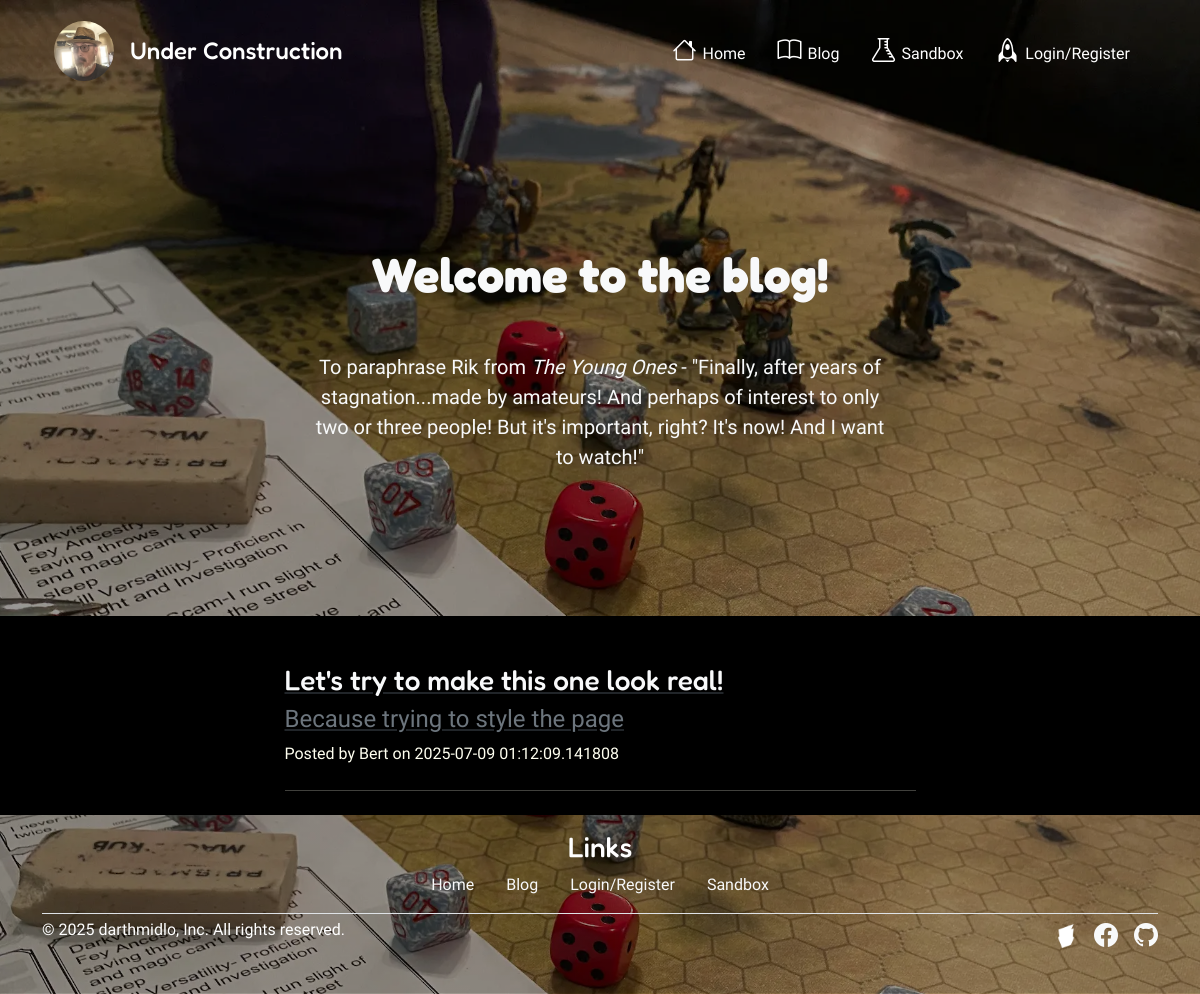
Page /blog on the committed database.
### app.py (models this page shows, shortened)
class BlogPost(db.Model):
    __tablename__ = "blog_posts"
    id: Mapped[int] = mapped_column(Integer, primary_key=True)
    author_id: Mapped[int] = mapped_column(ForeignKey("users.id"), nullable=False)
    author: Mapped["User"] = relationship(back_populates="posts")
    title: Mapped[str] = mapped_column(String(250), unique=True, nullable=False)
    subtitle: Mapped[str] = mapped_column(String(250), nullable=False)
    date: Mapped[datetime] = mapped_column(default=datetime.utcnow, nullable=False)
    updated_at: Mapped[datetime] = mapped_column(
        default=datetime.utcnow, onupdate=datetime.utcnow
    )
    is_published: Mapped[bool] = mapped_column(default=True, nullable=False)
    body: Mapped[str] = mapped_column(Text, nullable=False)
    img_url: Mapped[str] = mapped_column(String(250), nullable=True)
    slug: Mapped[str] = mapped_column(String(250), unique=True, nullable=False)
    is_hidden: Mapped[bool] = mapped_column(Boolean, nullable=False, server_default=text("0"))
    comments: Mapped[List["Comment"]] = relationship(
        back_populates="parent_post",
        cascade="all, delete",  # Auto delete comments if a post is deleted
    )

class User(UserMixin, db.Model):
    __tablename__ = "users"
    id: Mapped[int] = mapped_column(Integer, primary_key=True)
    email: Mapped[str] = mapped_column(String(100), unique=True, nullable=False)
    password: Mapped[str] = mapped_column(String(100), nullable=False)
    name: Mapped[str] = mapped_column(String(100), nullable=False)
    admin: Mapped[bool] = mapped_column(default=False, nullable=False)
    is_active: Mapped[bool] = mapped_column(default=True, nullable=False)
    posts: Mapped[List["BlogPost"]] = relationship(back_populates="author")
    comments: Mapped[List["Comment"]] = relationship(back_populates="comment_author")

### app.py (the view)
@app.route("/blog")
def blog_posts():
    result = db.session.execute(
        db.select(BlogPost).where(BlogPost.is_hidden == False).order_by(BlogPost.date.desc())
    )
    posts=result.scalars().all()
    return render_template("blog.html", all_posts=posts)

### templates/blog.html (shortened to what this page needs)
{% extends 'base.html' %} {% block content %}
<section class="position-relative">
  <div class="px-4 py-5 my-5 text-center text-light">
    <h1 class="display-5 fw-bold my-5">Welcome to the blog!</h1>
    <div class="col-lg-6 mx-auto">
      <p class="lead my-5">
        To paraphrase Rik from <em>The Young Ones</em> - "Finally, after years
        of stagnation...made by amateurs! And perhaps of interest to only two or
        three people! But it's important, right? It's now! And I want to watch!"
      </p>
    </div>
  </div>
</section>
<section class="section-bg">
  <div class="container mx-auto position-relative">
    <div class="row gx-4 gx-lg-5 justify-content-center">
      <div class="col-md-10 col-lg-8 col-xl-7 mt-5">
        {% for post in all_posts %}
        <div>
          <a
            class="link-underline-dark"
            href="{{ url_for('show_post', slug=post.slug) }}"
          >
            <h3 class="link-light">{{ post.title }}</h3>
            <h4 class="link-secondary">{{ post.subtitle }}</h4>
          </a>
          <p>
            Posted by {{ post.author.name }} on {{ post.date }}
          </p>
        </div>
        <hr class="my-4" />
        {% endfor %}
      </div>
    </div>
  </div>
</section>
{% endblock %}

### static/css/style.css (style rules this page uses)
.bg-wallpaper { background-image: url("../img/game-table.webp"); background-repeat: no-repeat; background-position: top center; background-attachment: fixed; background-size: cover; }
.bg-overlay::before { content: ''; position: fixed; top: 0; right: 0; bottom: 0; left: 0; background: rgba(0,0,0,0.4); z-index: -1; pointer-events: none; }
h1, h2, h3, .hero-title, .section-title { font-family: 'Fredoka', sans-serif; font-weight: 500; }
body, p, li, a, .nav-link, .btn { font-family: 'Quicksand', sans-serif; font-weight: 400; }
.section-bg { background-color:black; color: ivory; }

### rows in the picture
BlogPost: title "Let's try to make this one look real!", subtitle "Because trying to style the page", author.name "Bert", date "2025-07-09 01:12:09.141808"
